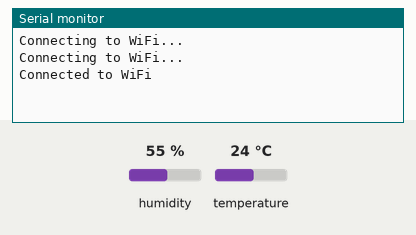
Recording of a sketch running on a simulated ESP32. Shown: the last lines printed to the serial monitor. Inputs (shaded band) come from the test bench; at power-on: humidity 55 %, temperature 24 °C. WiFi joins after 1.5 s; servers stay silent unless stated; uploads are accepted with an empty reply.

Above: at 3.2 s.
3.3 s: humidity set to 22 %
At 5.0 s:
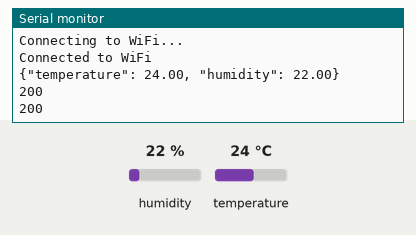
6.6 s: temperature set to 12 °C
At 8.63 s:
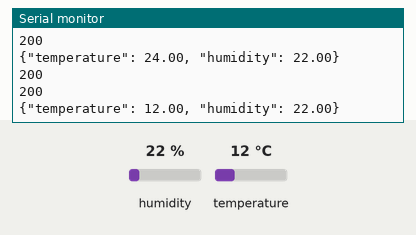
9.9 s: humidity set to 40 %
At 11.5 s:
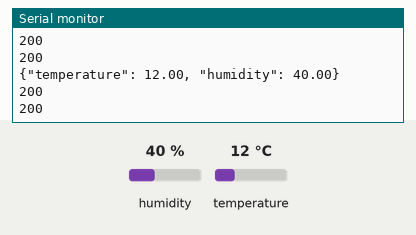

Measured:
- after the input at 3.3 s, the serial monitor: prints a new line after 0.73 s (image 1)
- after the input at 6.6 s, the serial monitor: prints a new line after 1.9 s (image 2)
- after the input at 9.9 s, the serial monitor: prints a new line after 0.80 s (image 3)

The sketch:

sketch_jun13a.ino
```cpp
#include <WiFi.h>
#include <HTTPClient.h>
#include <DHT.h>

// Replace with your network credentials
const char* ssid = "Ditttt";
const char* password = "aditya.novadianto";

// Server URL
const char* serverName = "http://172.20.10.5:5000/data";  // Ganti dengan alamat IP server Anda

// Define DHT sensor
#define DHTPIN 33  // Pin connected to DHT11
#define DHTTYPE DHT11
DHT dht(DHTPIN, DHTTYPE);

void setup() {
  Serial.begin(115200);

  // Initialize the DHT sensor
  dht.begin();

  // Connect to Wi-Fi
  WiFi.begin(ssid, password);

  while (WiFi.status() != WL_CONNECTED) {
    delay(1000);
    Serial.println("Connecting to WiFi...");
  }

  Serial.println("Connected to WiFi");
}

void loop() {
  // Wait a few seconds between measurements
  delay(2000);

  // Reading temperature and humidity
  float h = dht.readHumidity();
  float t = dht.readTemperature();

  // Check if any reads failed
  if (isnan(h) || isnan(t)) {
    Serial.println("Failed to read from DHT sensor!");
    return;
  }

  // Prepare JSON payload

  // Send data to server
  if (WiFi.status() == WL_CONNECTED) {
    HTTPClient http;
    http.begin(serverName);
    http.addHeader("Content-Type", "application/json");
    String jsonPayload = "{\"temperature\": " + String(t) + ", \"humidity\": " + String(h) + "}";

    Serial.println(jsonPayload);

    int httpResponseCode = http.POST(jsonPayload);

    Serial.println(httpResponseCode);

    if (httpResponseCode > 0) {
      String response = http.getString();
      Serial.println(httpResponseCode);
      Serial.println(response);
    } else {
      Serial.print("Error on sending POST: ");
      Serial.println(httpResponseCode);
    }

    http.end();
  } else {
    Serial.println("WiFi Disconnected");
  }
}
```
